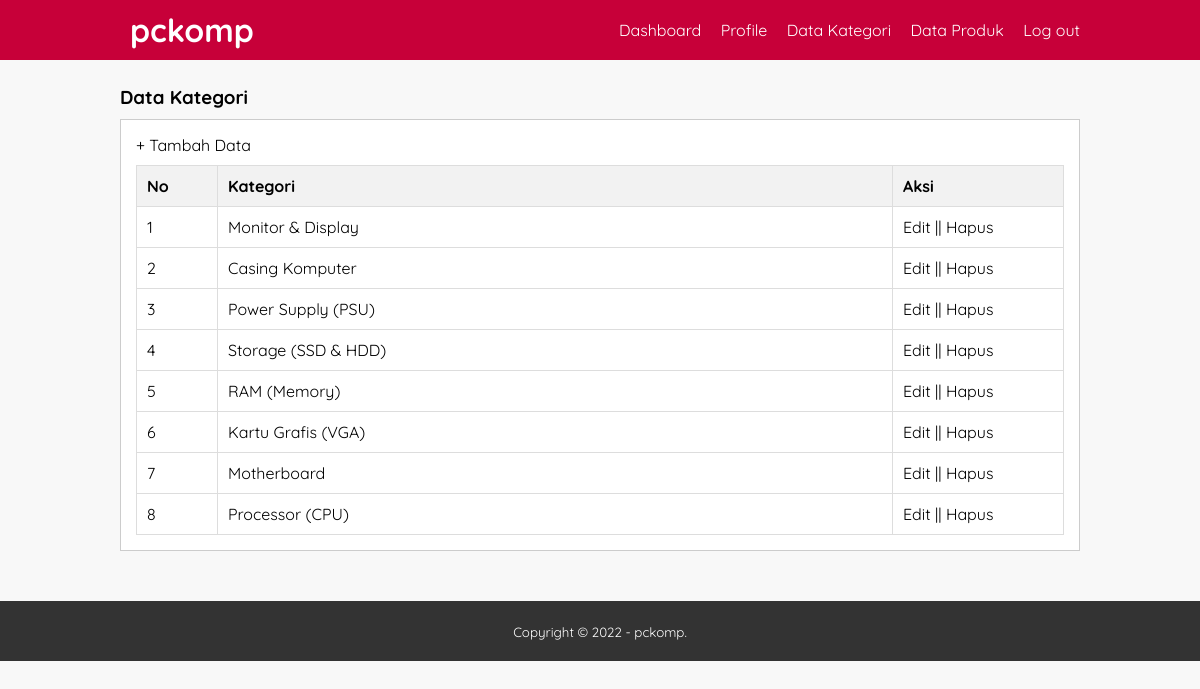
/data_kategori.php (signed in), run on the app's committed database.
### tables this page shows
CREATE TABLE category (
    kategori_id INTEGER PRIMARY KEY AUTOINCREMENT,
    kategori_nama TEXT NOT NULL
);

### data_kategori.php (the view, shortened to what this page needs)
<?php
  include 'db.php';
?>
<!DOCTYPE html>
<html>
    <head>
        <link rel="stylesheet" type="text/css" href="css/style.css">
    </head>
    <body>
        <header>
            <div class="container">
            <h1><a href="dashboard.php">pckomp</a></h1>
            <ul>
                <li><a href="dashboard.php">Dashboard</a></li>
                <li><a href="profile.php">Profile</a></li>
                <li><a href="data_kategori.php">Data Kategori</a></li>
                <li><a href="data_produk.php">Data Produk</a></li>
                <li><a href="keluar.php">Log out</a></li>
            </ul>
            </div>
        </header>
        <div class="section">
            <div class="container">
                <h3>Data Kategori</h3>
                <div class="box">
                    <p><a href="tambah-kategori.php">+ Tambah Data</a></p>
                    <table border="1" cellspacing="0" class="table">
                        <thead>
                            <tr>
                                <th width="60px">No</th>
                                <th>Kategori</th>
                                <th width="150px">Aksi</th>
                            </tr>
                        </thead>
                        <tbody>
                            <?php
                                $no = 1;
                                $kategori = $conn->query("SELECT * FROM category ORDER BY kategori_id DESC");
                                while($row = $kategori->fetch(PDO::FETCH_ASSOC)){
                            ?>
                            <tr>
                                <td><?php echo $no++ ?></td>
                                <td><?php echo htmlspecialchars($row['kategori_nama']) ?></td>
                                <td>
                                    <a href="edit-kategori.php?id=<?php echo $row['kategori_id'] ?>">Edit</a> ||
                                    <a href="proses-hapus.php?idk=<?php echo $row['kategori_id'] ?>" onclick="return confirm('Apakah Anda Yakin Ingin Menghapus?')">Hapus</a>
                                </td>
                            </tr>
                            <?php } ?>
                        </tbody>
                    </table>
                </div>
            </div>
        </div>
        <footer>
            <div class="container">
                <small>Copyright &copy; 2022 - pckomp.</small>
            </div>
        </footer>
    </body>
</html>

### css/style.css (style rules this page uses)
* { padding:0; margin:0; font-family: 'Quicksand', sans-serif; }
body { background-color: #f8f8f8; }
a { color: inherit; text-decoration: none; }
header { background-color: #c70039; color: #fff; }
header h1 { float: left; padding: 10px; }
header ul { float: right; }
header ul li { display: inline-block; }
header ul li a { padding:20px 0 20px 15px; display: inline-block; }
.container { width: 80%; margin:0 auto; }
.container:after { content: ''; display: block; clear: both; }
.section { padding: 25px 0; }
.box { background-color: #fff; border: 1px solid #ccc; padding: 15px; box-sizing: border-box; margin: 10px 0 25px 0; }
.table { width: 100%; border-collapse: collapse; margin-top: 10px; }
.table th, .table td { padding: 10px; text-align: left; border: 1px solid #ddd; }
.table th { background-color: #f2f2f2; }
footer { padding: 20px 0; background-color: #333; color: #fff; text-align: center; }

### data on the page
category: kategori_nama "Monitor & Display"
category: kategori_nama "Casing Komputer"
category: kategori_nama "Power Supply (PSU)"
category: kategori_nama "Storage (SSD & HDD)"
category: kategori_nama "RAM (Memory)"
category: kategori_nama "Kartu Grafis (VGA)"
category: kategori_nama "Motherboard"
category: kategori_nama "Processor (CPU)"
